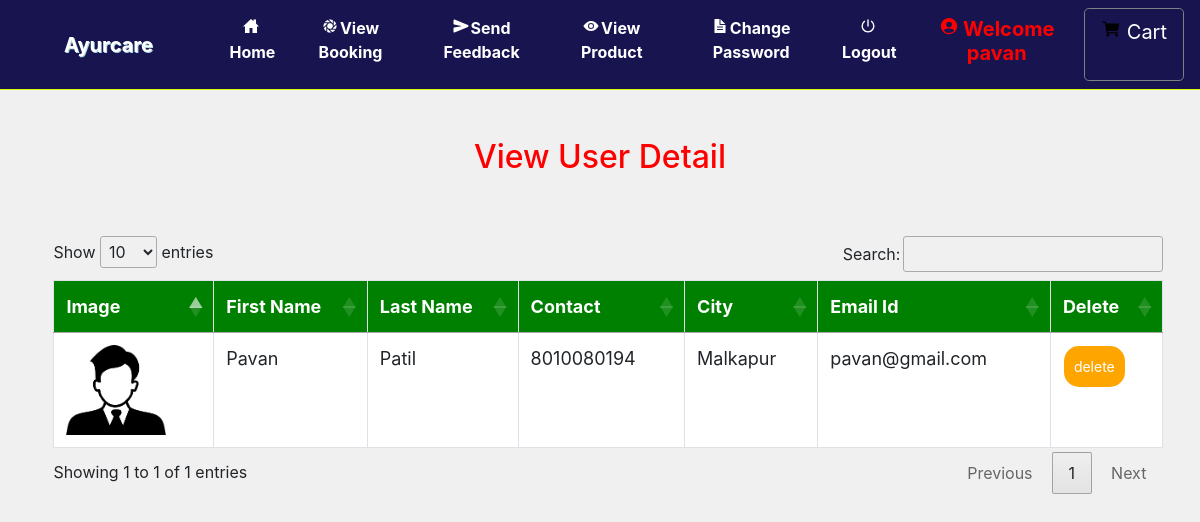
Page /view_user (signed in) on the committed database.
### ayurcare/models.py (models this page shows, shortened)
class Profile(models.Model):
    user = models.ForeignKey(User, on_delete=models.CASCADE, null=True)
    dob = models.DateField(null=True)
    city = models.CharField(max_length=30, null=True)
    address = models.CharField(max_length=50, null=True)
    contact = models.CharField(max_length=10, null=True)
    image = models.FileField(null=True)

### ayurcare/views.py (the view)
# urls.py: path('view_user',View_user,name="view_user"),
def View_user(request):
    if not request.user.is_authenticated:
        return redirect('login_admin')
    pro = Profile.objects.all()
    d = {'user':pro}
    return render(request,'view_user.html',d)

### ayurcare/templates/view_user.html (shortened to what this page needs)
{% extends 'navigation.html' %}
{% load static %}
{% block body %}
<center><h2 style="color:red;margin-top:4%">View User Detail</h2></center>
<div  class="container-fluid">
    <center>
    <div class="container">
        <table class="table table-bordered" id="myTable">
  <thead>
  <tr>
    <th>Image</th>
    <th>First Name</th>
    <th>Last Name</th>
      <th>Contact</th>
      <th>City</th>
    <th>Email Id</th>
    <th>Delete</th>
  </tr>
  </thead>
   <tbody>
    {% for i in user %}
  <tr>
    <td><img src="{{i.image.url}}" style="width:100px;height:90px"></td>
    <td>{{i.user.first_name}}</td>
    <td>{{i.user.last_name}}</td>
      <td>{{i.contact}}</td>
      <td>{{i.city}}</td>
      <td>{{i.user.email}}</td>
    <td><a href="{% url 'delete_user' i.user.id %}" onclick="return confirm('Are you sure?')"><button class="button button1">delete</button></a></td>
  </tr>
    {% endfor %}
    </tbody>
</table>
 </div></center>
</div>
{% endblock %}

### ayurcare/templates/navigation.html (shortened to what this page needs)
<!DOCTYPE html>
<html lang="en">
<head>
    {% load static %}
     <link rel="stylesheet" href="https://maxcdn.bootstrapcdn.com/bootstrap/4.0.0/css/bootstrap.min.css">
  <link rel = stylesheet href = "//cdn.datatables.net/1.10.19/css/jquery.dataTables.min.css">
<link rel="stylesheet" href="https://cdnjs.cloudflare.com/ajax/libs/font-awesome/4.7.0/css/font-awesome.min.css">
</head>
<body style="background-color:rgb(240, 240, 240)">
<nav class="navbar navbar-expand-sm" style = "background-color : #181450 ; border-bottom:1px solid #d7fc06">
  <a class="navbar-brand pl-5" href="#" style="color:white ; font-weight : bold">Ayurcare</a>
<div class="collapse navbar-collapse" id="collapsibleNavbar">
  <ul class="navbar-nav pl-5 text-center">
    {% if request.user.username %}
    {% if not request.user.is_staff %}
    <li class="nav-item">
      <a class="nav-link" href="{% url 'home' %}" style="color:white"><ion-icon style="margin-right:2px" name="home-sharp"></ion-icon>Home</a>
    </li>
    <li class="nav-item">
      <a class="nav-link" href="{% url 'view_booking' %}" style="color:white"><ion-icon style="margin-right:2px" name="aperture"></ion-icon>View Booking</a>
    </li>
    <li class="nav-item">
      <a class="nav-link" href="{% url 'send_feedback' request.user.id %}" style="color:white"><ion-icon style="margin-right:2px" name="send"></ion-icon>Send Feedback</a>
    </li>
    <li class="nav-item">
      <a class="nav-link" href="{% url 'view_product' 0 %}" style="color:white"><ion-icon style="margin-right:2px" name="eye"></ion-icon>View Product</a>
    </li>
    <li class="nav-item">
      <a class="nav-link" href="{% url 'change_password' %}" style="color:white"><ion-icon style="margin-right:2px" name="document-text-sharp"></ion-icon>Change Password</a>
    </li>
    {% endif %}
    {% endif %}
    {% if request.user.is_authenticated %}
    <a class="nav-link" href="{% url 'logout' %}" style="color:white"><ion-icon style="margin-right:2px" name="power-sharp"></ion-icon>Logout</a>
    {% if not request.user.is_staff %}
    <li class="nav-item">
      <a href="{% url 'profile' %}"><h5 class="nav-link" style="color:red"><ion-icon style="margin-right:4px;color:#FF0000" name="person-circle-sharp"></ion-icon>Welcome {{request.user.username}}</h5>
      </a></li>
    {% else %}
    <li class="nav-item">
      <h5  class="nav-link" style="color:#91DE00"><ion-icon style="margin-right:4px;color:#91DE00" name="person-circle-sharp"></ion-icon>Welcome {{request.user.username}}</h5>
    </li>
    {% endif %}
    {% endif %}
    {% if not request.user.is_staff %}
    {% if request.user.username %}
      <a href="{% url 'cart' %}" style="border:1px solid gray" class="btn btn-default btn-lg text-dark text-capitalize">
        <ion-icon style="color:black;margin-top:2%" name="cart"></ion-icon><span style="margin-left:6px;margin-top:2%;color:white">Cart</span></a></center>
{% endif %}
    {% endif %}
    </ul>
</div>
</nav>
{% block body %}
{% endblock %}
</body></html>

### ayurcare/templates/navigation.html (style rules this page uses)
* { box-sizing: border-box; }
#myTable { border-collapse: collapse; width: 100%; border: 1px solid #ddd; font-size: 18px; }
#myTable th { text-align: left; padding: 12px; background-color: green; color: white; }
#myTable td { text-align: left; padding: 12px; background-color: white; }
#myTable tr { border-bottom: 1px solid #ddd; }
.button { background-color: orange; border: none; color: white; padding: 10px; text-align: center; text-decoration: none; display: inline-block; font-size: 14px; margin: 1px 1px; cursor: pointer; }
.button1 { border-radius: 15px; }
.nav-link { font-weight:bold; }
.navbar-brand { text-shadow: 1px 1px lightblue; }

### ayurcare/templates/view_user.html (style rules this page uses)
.container { border-radius:6px; margin:2%; }
.container-fluid { margin-top:5%; }

### rows in the picture
Profile: image (picture), user.first_name "Pavan", user.last_name "Patil", contact "8010080194", city "Malkapur", user.email "pavan@gmail.com"

### other values in the picture
{{ request.user.username }} "pavan"
